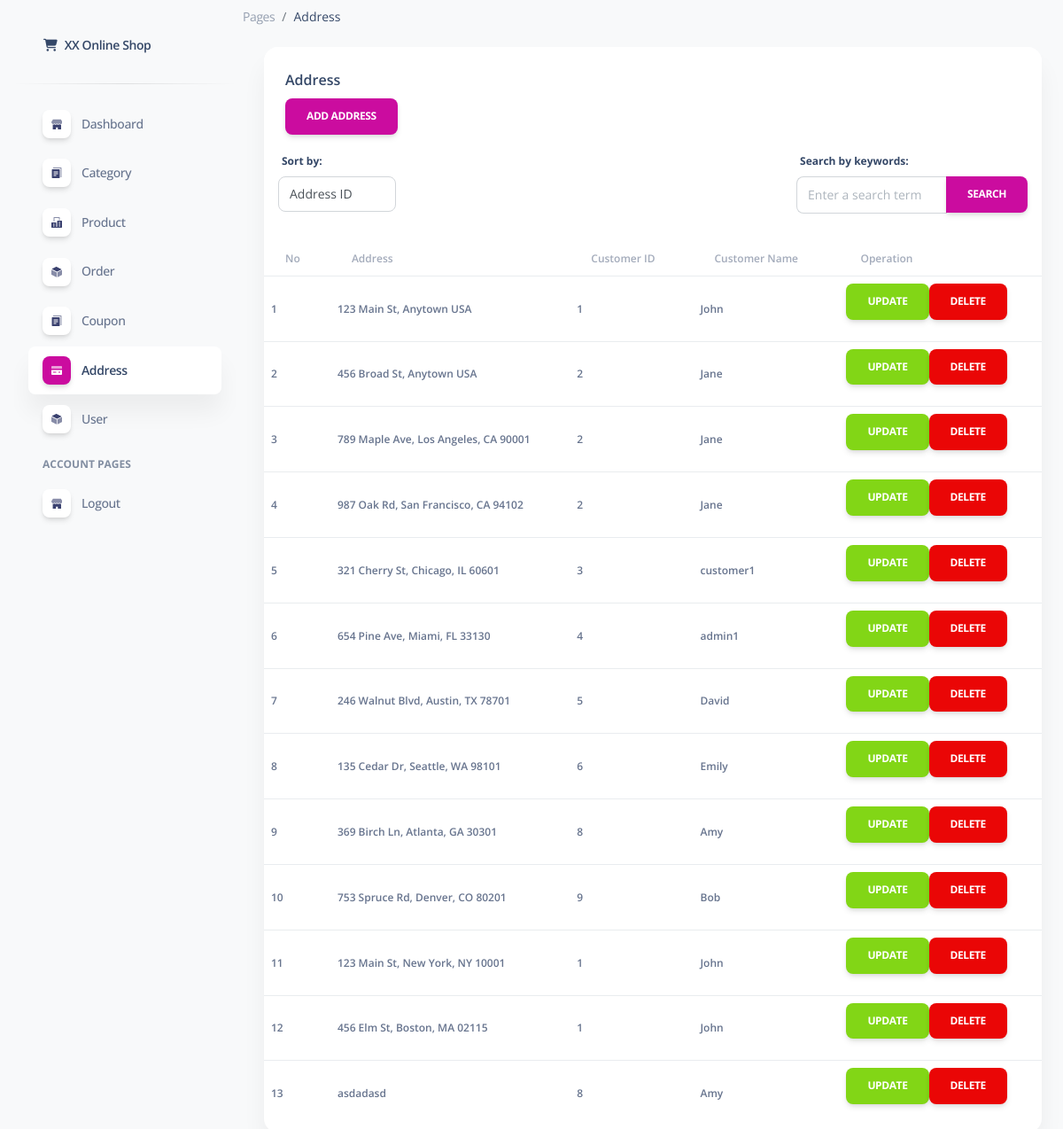
The app's page /pages/address.php (signed in), older data.
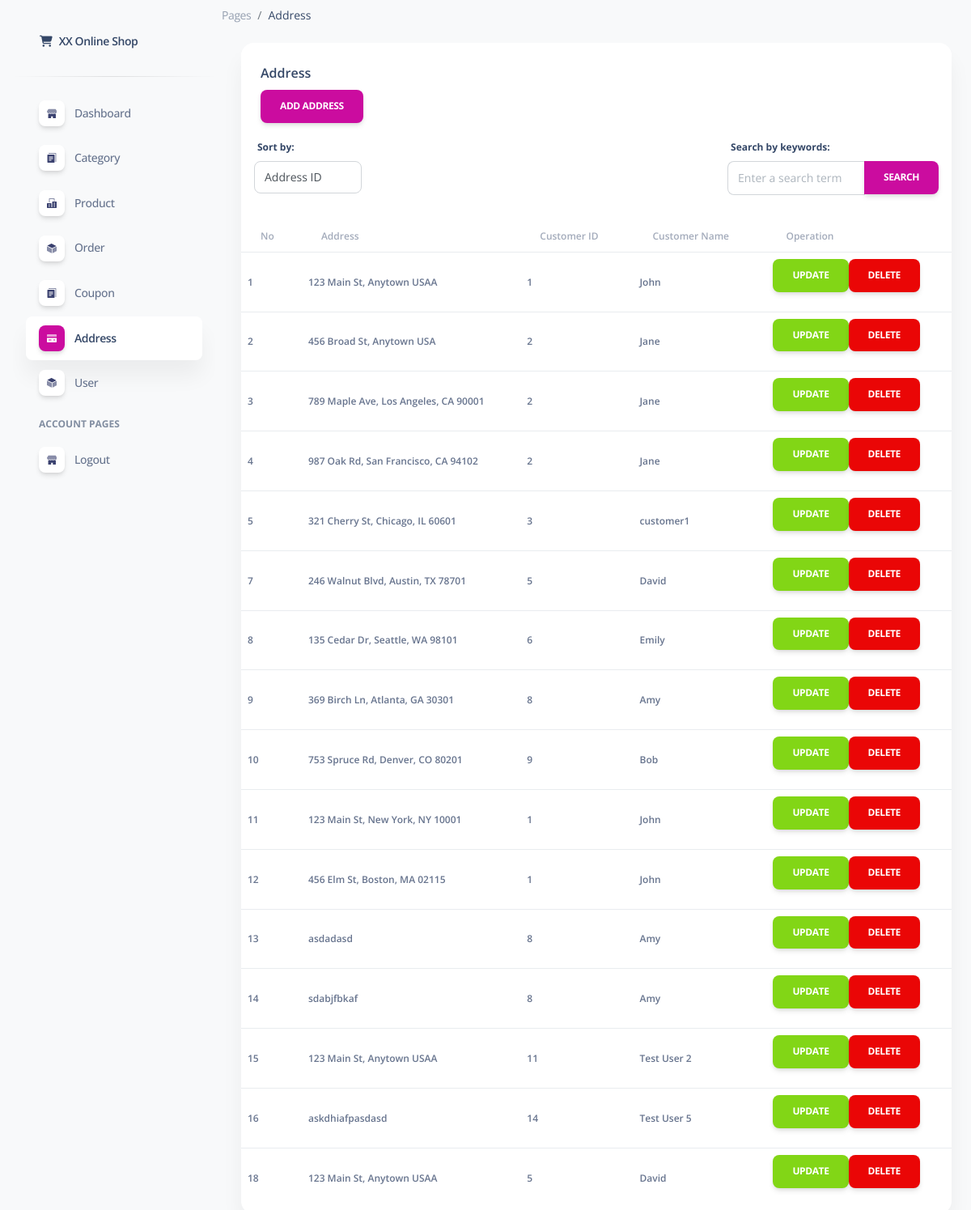
The same page, newer data.
### tables this page shows
CREATE TABLE `user_address` (
  `id_user_address` bigint(20) NOT NULL COMMENT '主键id',
  `id_customer` bigint(20) NOT NULL COMMENT '用户id',
  `customer_name` varchar(255) NOT NULL COMMENT '用户名字',
  `shipping_address` varchar(255) DEFAULT NULL COMMENT '地址',
  `create_time` timestamp NOT NULL DEFAULT current_timestamp(),
  `id_creator` bigint(20) NOT NULL DEFAULT 0,
  `is_delete` tinyint(1) NOT NULL DEFAULT 0 COMMENT '是否删除',
  `delete_time` timestamp NULL DEFAULT NULL COMMENT '删除时间'
);

### pages/address.php (the view, shortened to what the changed rows need)
<!DOCTYPE html>
<html lang="en">
<head>
  <link href="assets/css/nucleo-icons.css" rel="stylesheet" />
  <link href="assets/css/nucleo-svg.css" rel="stylesheet" />
  <link href="assets/css/nucleo-svg.css" rel="stylesheet" />
  <link id="pagestyle" href="assets/css/soft-ui-dashboard.css?v=1.0.3" rel="stylesheet" />
</head>
<body class="g-sidenav-show  bg-gray-100">
  <main class="main-content position-relative max-height-vh-100 h-100 mt-1 border-radius-lg ">
    <div class="container-fluid py-4">
      <div class="row">
        <div class="col-12">
          <div class="card mb-4">
            <div class="card-body px-0 pt-0 pb-2">
              <div class="table-responsive p-0">
                <table class="table align-items-center mb-0">
                  <thead>
                    <tr class="text-xs font-weight-bold opacity-6">
                      <th>No</th>
                      <th class="align-middle text-left">Address</th>
                      <th class="align-middle text-left">Customer ID</th>
                      <th class="align-middle text-left">Customer Name</th>
                      <th class="align-middle text-left">Operation</th>
                    </tr>
                  </thead>
                  <tbody>
                    <?php
                    include "connect_db.php";
                    $sort_by = $_GET['sort-by'] ?? 'id_user_address';
                    $sort_by = in_array($sort_by, ['id_user_address', 'shipping_address', 'customer_name']) ? $sort_by : 'id_user_address';
                    $search_term = $_GET['search'] ?? '';
                    $qry_customer = mysqli_query($conn, "SELECT * FROM user_address WHERE is_delete = 0 AND (customer_name LIKE '%$search_term%' OR shipping_address LIKE '%$search_term%') ORDER BY $sort_by ASC");
                    while ($data_customer = mysqli_fetch_array($qry_customer)) {
                      $no++; ?>
                      <tr class="text-xs font-weight-bold">
                        <td class="align-middle text-left">
                          <?= $data_customer['id_user_address'] ?>
                        </td>
                        <td class="align-middle text-left">
                          <?= $data_customer['shipping_address'] ?>
                        </td>
                        <td class="align-middle text-left">
                          <?= $data_customer['id_customer'] ?>
                        </td>
                        <td class="align-middle text-left">
                          <?= $data_customer['customer_name'] ?>
                        </td>
                        <td class="text-xs font-weight-bold">
                          <?php
                          $id_user = $_SESSION['id_user'];
                          $query = "SELECT authority FROM user WHERE id_user = $id_user";
                          $result = mysqli_query($conn, $query);
                          if ($result) {
                            $data_user = mysqli_fetch_assoc($result);
                            $authority_level = $data_user['authority'];
                            if ($authority_level == 2) {
                              echo '<a class="btn btn-success" href="update_address.php?id_user_address=' . $data_customer['id_user_address'] . '">Update</a>';
                              echo '<a href="delete_address.php?id_user_address=' . $data_customer['id_user_address'] . '" onclick="return confirm(' . "'Are you sure you want to delete this data?'" . ')" class="btn btn-danger">Delete</a>';
                            }
                          }
                          ?>
                        </td>
                      </tr>
                      <?php
                    }
                    ?>
                  </tbody>
                </table>
              </div>
            </div>
          </div>
        </div>
      </div>
</body>
</html>

Row changes from the older to the newer data that the page shows:
no longer on this page (row edited): user_address: id_user_address "6", shipping_address "654 Pine Ave, Miami, FL 33130", id_customer "4", customer_name "admin1"
changed user_address id 1: shipping_address "123 Main St, Anytown USA" → "123 Main St, Anytown USAA"
added user_address: id_user_address "14", shipping_address "sdabjfbkaf", id_customer "8", customer_name "Amy"
added user_address: id_user_address "15", shipping_address "123 Main St, Anytown USAA", id_customer "11", customer_name "Test User 2"
added user_address: id_user_address "16", shipping_address "askdhiafpasdasd", id_customer "14", customer_name "Test User 5"
added user_address: id_user_address "18", shipping_address "123 Main St, Anytown USAA", id_customer "5", customer_name "David"
